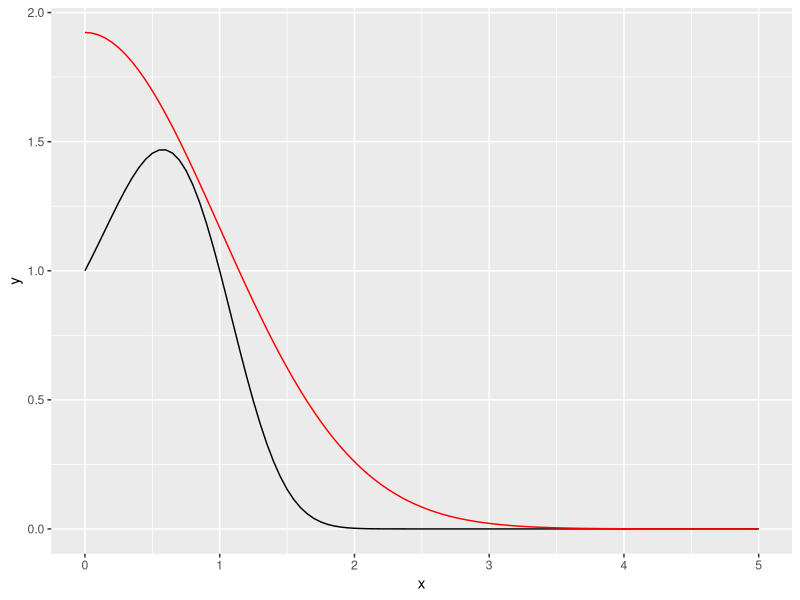
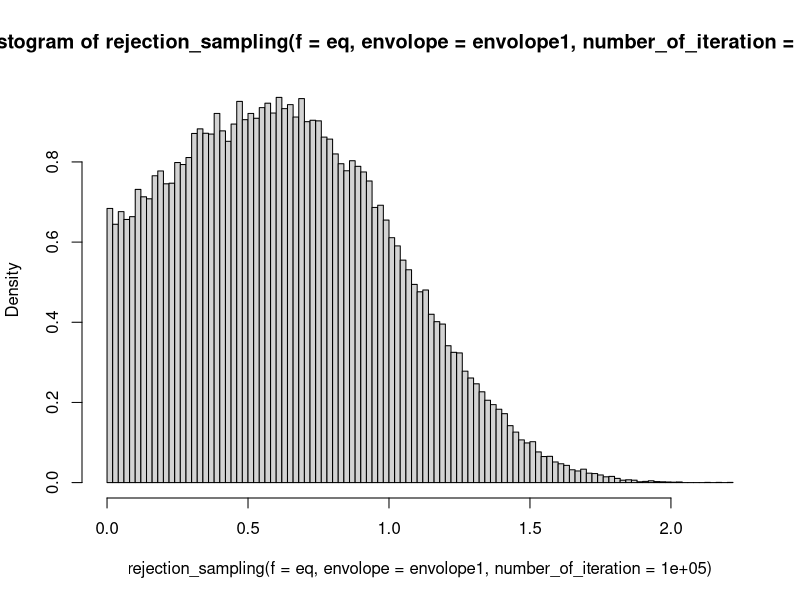
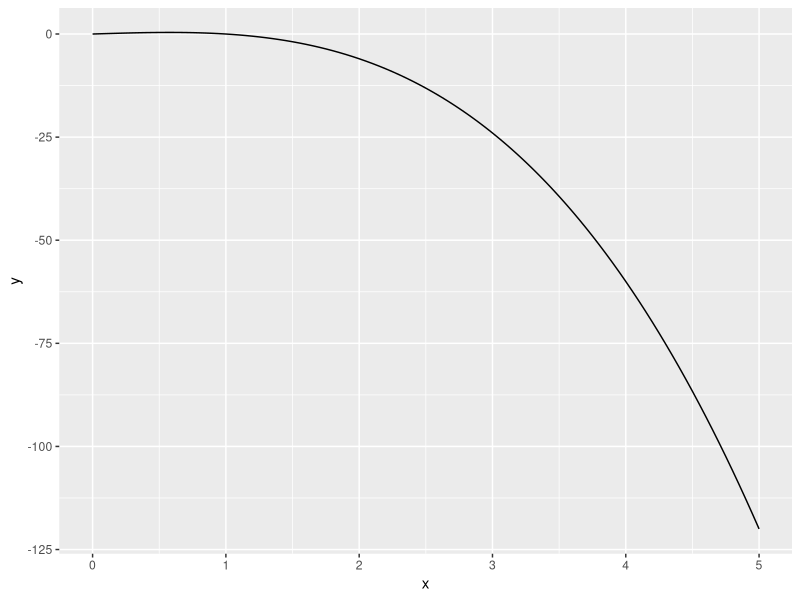

Reproduce these figures in R, in order. (Note: this script raises an error after producing the figures.)
## ---- chunk 1
library("ggplot2")
eq <- function(x){ exp(- x^3 + x) }
envolope1 <- function(x){ exp(- x^2 / 2) / 0.52 }
d <- seq(from  = 0, to = 5, 0.00001)

ggplot(data.frame( x =  d) , aes(x = x) ) + stat_function(fun = eq, geom = "line") + xlab("x") + ylab("y") + stat_function(fun = envolope1, geom="line", colour = 'red' )

## ---- chunk 2
rejection_sampling <- function(f, 
                               envolope,
                               number_of_iteration = 50){
        samples <- 0
        
        i <- 1
        while( i < number_of_iteration){
                y <- rnorm(1)
                u <- runif(1)
                if (u <= (f(y) / envolope(y)) & y >= 0) {
                     samples[i] <- y
                     i <- i + 1
                }

        }
        
        samples
}

hist(rejection_sampling(f = eq,  envolope = envolope1 , number_of_iteration =  100000), breaks = 100, freq = F)

## ---- chunk 3
flog <- function(x){log(exp(- x^3 + x))}
ggplot(data.frame( x =  seq(from  = 0, to = 5, 0.00001)) , aes(x = x) ) + stat_function(fun = flog, geom = "line") + xlab("x") + ylab("y")
## ---- chunk 4

flog <- function(x){-(x^3) + x}
env1 <- function(x){
                   logf(x_values[1]) + (x - x_values[1]) * logfprime(x_values[1])
            }
env2 <- function(x){
                   logf(x_values[2]) + (x - x_values[2]) * logfprime(x_values[2])
            }
env3 <- function(x){
                   logf(x_values[3]) + (x - x_values[3]) * logfprime(x_values[3])
}

env4 <- function(x){
                   logf(x_values[4]) + (x - x_values[4]) * logfprime(x_values[4])
}

env5 <- function(x){
                   logf(x_values[5]) + (x - x_values[5]) * logfprime(x_values[5])
}
env6 <- function(x){
                   logf(x_values[6]) + (x - x_values[6]) * logfprime(x_values[6])
            }

ggplot(data.frame( x = 0), mapping = aes(x = x)) + stat_function(fun = flog, geom = "line")  + xlab("x") + ylab("y") + stat_function(fun = env1, geom = "line", colour = 'blue' , xlim = c(0,z[1])) + stat_function(fun = env2, geom = "line", colour = 'blue', xlim = c(z[1],z[2]) ) + stat_function(fun = env3, geom = "line", colour = 'blue' , xlim = c(z[2], z[3])) + stat_function(fun = env4, geom = "line", colour = 'blue', xlim = c(z[3], z[4]) ) + stat_function(fun = env5, geom = "line", colour = 'blue', xlim = c(z[4], z[5]) ) + stat_function(fun = env6, geom = "line", colour = 'blue', xlim = c(z[5], 5) )  + ylim(0,1) + xlim(0,1)
## ---- chunk 5

# The envelope we get
f <- function(x){exp(- x^3 + x)}

env1exp <- function(x){
                   exp(logf(x_values[1]) + (x - x_values[1]) * logfprime(x_values[1]))
            }
env2exp <- function(x){
                   exp(logf(x_values[2]) + (x - x_values[2]) * logfprime(x_values[2]))
            }
env3exp <- function(x){
                   exp(logf(x_values[3]) + (x - x_values[3]) * logfprime(x_values[3]))
}

env4exp <- function(x){
                   exp(logf(x_values[4]) + (x - x_values[4]) * logfprime(x_values[4]))
}

env5exp <- function(x){
                   exp(logf(x_values[5]) + (x - x_values[5]) * logfprime(x_values[5]))
}
env6exp <- function(x){
                   exp(logf(x_values[6]) + (x - x_values[6]) * logfprime(x_values[6]))
            }
ggplot(data.frame( x =  seq(from  = 0, to = 5, 0.001)) , aes(x = x) ) + stat_function(fun = f, geom = "line") + xlab("x") + ylab("y") + stat_function(fun = env1exp, geom = "line", colour = 'blue' , xlim = c(0,z[1])) + stat_function(fun = env2exp, geom = "line", colour = 'blue', xlim = c(z[1],z[2]) ) + stat_function(fun = env3exp, geom = "line", colour = 'blue' , xlim = c(z[2], z[3])) + stat_function(fun = env4exp, geom = "line", colour = 'blue', xlim = c(z[3], z[4]) ) + stat_function(fun = env5exp, geom = "line", colour = 'blue', xlim = c(z[4], z[5]) ) + stat_function(fun = env6exp, geom = "line", colour = 'blue', xlim = c(z[5], 5) ) 
## ---- chunk 6
# New try

adaptive_rejection_sampling2 <- function( f,
                                         logf, 
                                         logfprime,
                                         x_values,
                                         number_of_iterations = 10000){
            # Z_i points. 
            z <- 0
            k <- length(x_values)
            for (i in 1:(k-1) ){
                z[i] <- (logf(x_values[i+1]) - logf(x_values[i]) - x_values[i+1] * logfprime(x_values[i+1])
                           + x_values[i] * logfprime(x_values[i]) ) / (logfprime(x_values[i]) - 
                                                                        logfprime(x_values[i+1]))
            }
            
            # Envelope
            env <- function(x, i){
                   logf(x_values[i]) + (x - x_values[i]) * logfprime(x_values[i])
            }
            
            exp_env <- function(x, i){
                  exp(logf(x_values[i]) + (x - x_values[i]) * logfprime(x_values[i]))
            }
            
            # Squeeze function
            squeeze_func <- function(x, i){
                  ((x_values[i] - x) * logf(x_values[i]) + (x - x_values[i]) * logf(x_values[i + 1])) / 
                  (x_values[i + 1] - x_values[i]) 
              }
            
            Integrals <- numeric(k-1)
            Integrals[1] <- integrate(function(x) exp(logf(x_values[1]) + (x - x_values[1]) * logfprime(x_values[1])),
                                      lower = 0, upper = z[1])$value
            for (i in 2:(k-1) ){
                Integrals[i] <- integrate(function(x) exp(logf(x_values[i]) + (x - x_values[i])*logfprime(x_values[i])), 
                          lower = z[i-1], upper = z[i])$value
            }
            
            samples <- 0
            Integrals <- Integrals/sum(Integrals)
            j <- 1
            while (length(samples) < number_of_iterations){
                u <- runif(1)
                u2 <- runif(1)
                
                i <- 1
                Area <- 0
                while (u - Area > 0){
                    i <- i + 1
                    Area <- sum(Integrals[1:i])
                    
                }
                
                i <- ifelse(i == 1, 1, i - 1)
              
                if (i == 1){
                    a <- logf(x_values[i])
                    b <- logfprime(x_values[i])
                    y <- x_values[i]
                    c <- (1/b) * exp(a - y*b)
                    x <- (log((u + c) * b) + y * b - a)/b
              
                } else {
                    Area <- sum(Integrals[1:i])
                    a <- logf(x_values[i])
                    b <- logfprime(x_values[i])
                    y <- x_values[i]
                    
                    y2 <- z[i]
                    c <- (1/b) * exp(y2*b + a - y * b)
                    c <- c - Area
                    root <- (log((u + c) * b) + y * b - a)/b
                    x <- root
                }
               
                
                if (u2 <= (f(x) / exp_env(x,i)) ) {
                      samples[j] <- x
                      j <- j + 1
                }
                

              }
            
            samples
            
}

x_values <- seq(0, 2.5 , length.out = 25)
ff <- function(x){exp(- x^3 + x)}
flog <- function(x){- x^3 + x}
fprime <- function(x){-3*x^2 + 1}
r <- adaptive_rejection_sampling2(ff, flog, fprime , x_values, number_of_iterations = 100000)
hist(r)
## ---- chunk 7
adaptive_rejection_sampling <- function( f,
                                         logf, 
                                         logfprime,
                                         x_values, 
                                         number_of_samples = 10000){
  
            # Z_i points. 
            z <- 0
            k <- length(x_values)
            for (i in 1:(k-1) ){
                z[i] <- (logf(x_values[i+1]) - logf(x_values[i]) - x_values[i+1] * logfprime(x_values[i+1])
                           + x_values[i] * logfprime(x_values[i]) ) / (logfprime(x_values[i]) - 
                                                                        logfprime(x_values[i+1]))
            }
            
            # piecewise Envelope
            env <- function(x, i){
                   logf(x_values[i]) + (x - x_values[i]) * logfprime(x_values[i])
            }
            
            # Exponential piecewise envelope
            exp_env <- function(x, i){
                  exp(logf(x_values[i]) + (x - x_values[i]) * logfprime(x_values[i]))
            }
            
            Integrals <- numeric(k-1)
            Integrals[1] <- integrate(function(x) exp(logf(x_values[1]) + (x - x_values[1]) * logfprime(x_values[1])),
                                      lower = 0, upper = z[1])$value
            for (i in 2:(k-1) ){
                Integrals[i] <- integrate(function(x) exp(logf(x_values[i]) + (x - x_values[i])*logfprime(x_values[i])), 
                          lower = z[i-1], upper = z[i])$value
            }
            
            samples <- 0
            # Integrals <- Integrals/sum(Integrals)
            j <- 1
            while (length(samples) < number_of_samples){
                u <- runif(1, min = 0, sum(Integrals))
                u2 <- runif(1)
                
                i <- 1
                Area <- 0
                while ( (u - Area) >= 0){
                    i <- i + 1
                    Area <- sum(Integrals[1:i])
                    
                }
                
                y <- x_values[i]
                a <- logf(y)
                b <- logfprime(y)
                
                if (i == 1){
                    Area <- 0
                    y2 <- -Inf
                } else {
                    Area <- sum(Integrals[1:(i - 1)])
                    y2 <- z[i-1]
                }

                c <- exp_env(y2, i)
                x <- (log((u - Area) * b + c) + y * b - a) / b
                
                if (u2 <= (f(x) / exp_env(x,i))) {
                    samples[j] <- x
                    j <- j + 1

              }
                
              }

              samples

          }
            
x_values <- seq(0.01, 2.5 , length.out = 25)
ff <- function(x){exp(- x^3 + x)}
flog <- function(x){- x^3 + x}
fprime <- function(x){-3*x^2 + 1}
samples <- adaptive_rejection_sampling(ff, flog, fprime , x_values, number_of_samples = 10000)
hist(samples)
## ---- chunk 8
adaptive_rejection_sampling_squeeze <- function(f,
                                                logf, 
                                                logfprime,
                                                x_values, 
                                                number_of_samples = 10000){
            # Z_i points. 
            z <- 0
            k <- length(x_values)
            for (i in 1:(k-1) ){
                z[i] <- (logf(x_values[i+1]) - logf(x_values[i]) - x_values[i+1] * logfprime(x_values[i+1])
                           + x_values[i] * logfprime(x_values[i]) ) / (logfprime(x_values[i]) - 
                                                                        logfprime(x_values[i+1]))
            }
            
            # piecewise Envelope
            env <- function(x, i){
                   logf(x_values[i]) + (x - x_values[i]) * logfprime(x_values[i])
            }
            
            # Exponential piecewise envelope
            exp_env <- function(x, i){
                  exp(logf(x_values[i]) + (x - x_values[i]) * logfprime(x_values[i]))
            }
            
            # Squeeze function
            squeeze_func <- function(x, i){
            ((x_values[i] - x) * logf(x_values[i]) + (x - x_values[i]) * logf(x_values[i + 1])) / 
            (x_values[i + 1] - x_values[i]) 
            }
            
   
            Integrals <- numeric(k-1)
            Integrals[1] <- integrate(function(x) exp(logf(x_values[1]) + (x - x_values[1]) * logfprime(x_values[1])),
                                      lower = 0, upper = z[1])$value
            for (i in 2:(k-1) ){
                Integrals[i] <- integrate(function(x) exp(logf(x_values[i]) + (x - x_values[i])*logfprime(x_values[i])), 
                          lower = z[i-1], upper = z[i])$value
            }
            
            samples <- 0
            # Integrals <- Integrals/sum(Integrals)
            j <- 1
            while (length(samples) < number_of_samples){
                u <- runif(1, min = 0, sum(Integrals))
                u2 <- runif(1)
                
                i <- 1
                Area <- 0
                while ( (u - Area) >= 0){
                    i <- i + 1
                    Area <- sum(Integrals[1:i])
                    
                }
                
                
                y <- x_values[i]
                a <- logf(y)
                b <- logfprime(y)
                
                if (i == 1){
                    Area <- 0
                    y2 <- -Inf
                } else {
                    Area <- sum(Integrals[1:(i - 1)])
                    y2 <- z[i - 1]
                }

                c <- exp_env(y2, i)
                x <- (log((u - Area) * b + c) + y * b - a) / b
                

                if (u2 <= squeeze_func(x,i) / exp_env(x, i)){
                      samples[j] <- x
                      j <- j + 1
                } else if (u2 <= (f(x) / exp_env(x, i))) {
                    samples[j] <- x
                    j <- j + 1

              }
                
              }

              samples
}
x_values <- seq(0.01, 2.5 , length.out = 25)
ff <- function(x){exp(- x^3 + x)}
flog <- function(x){- x^3 + x}
fprime <- function(x){-3*x^2 + 1}
samples <- adaptive_rejection_sampling_squeeze(ff, flog, fprime , x_values, number_of_samples = 100000)
hist(samples, breaks = 200)

## ---- chunk 9
library(microbenchmark)
test <- microbenchmark(adaptive_rejection_sampling_squeeze(ff, flog, fprime , x_values, number_of_samples = 10000),
               adaptive_rejection_sampling(ff, flog, fprime , x_values, number_of_samples = 10000),
               rejection_sampling(ff, envolope = envolope1 , number_of_iteration =  10000))
## ---- chunk 10

# test with other distributions

target_f1 <- function(x){ exp(-x^2) }
target_f1_log <- function(x){-x^2 }
target_f1_logdif <-function(x){-2*x} 
ini <- seq(0,5, length.out = 25)
samples <- adaptive_rejection_sampling(target_f1, target_f1_log, target_f1_logdif, ini, number_of_samples = 100000 )
hist(samples, breaks = 100)

# another test
target_f2 <- function(x){ exp(-(x/2)^4 + 10) }
target_f2_log <- function(x){-(x/2)^4 + 10}
target_f2_logdif <-function(x){-4*(x/2)^3} 
ini <- seq(0,5, length.out = 25)
samples <- adaptive_rejection_sampling(target_f2, target_f2_log, target_f2_logdif, ini, number_of_samples = 100000 )
hist(samples, breaks = 25)
## ---- chunk 11
# Equation (6.8) in the book. Returns a vector of z_i points
z_points <- function(x ,k, logf, logfprime){
            z <- 0
            for (i in 1:(k-1) ){
                a <- logf(x[i + 1]) - logf(x[i]) 
                b <-  x[i + 1] * logfprime(x[i + 1]) - x[i] * logfprime(x[i])
                c <- logfprime(x[i]) - logfprime(x[i + 1]) 
                z[i] <- (a - b)/c
            }
            return(z)
}

# Returns a sum of the pieacewise areas
# up the the area containing x
evaluate_area <- function(u, integral_area, z){
                i <- 1
                Area <- 0
                while ( (u - Area) >= 0){
                    i <- i + 1
                    Area <- sum(integral_area[1:i])
                }
                if (i == 1){
                    Area <- 0
                    tmp <- -Inf
                } else {
                    Area <- sum(integral_area[1:(i - 1)])
                    tmp <- z[i-1]
                }
                out <- list(i = i, h = tmp, Area = Area)
}


adaptive_rejection_sampling_p <- function(f,
                                          logf, 
                                          logfprime,
                                          y, 
                                          number_of_samples = 10000){
            samples <- 0
            j <- 1
            z <- 0
            k <- length(y)
            # Z_i points. 
            z <- z_points(y, k , logf , logfprime)
      
            # Exponential piecewise envelope
            exp_env <- function(x, i){
                  exp(logf(y[i]) + (x - y[i]) * logfprime(y[i]))
            }
            
            # Making a list of Areas
            integral_areas <- function( list_of_integrals ,k){
                    list_of_integrals[1] <- integrate(exp_env, i = 1, 
                                              lower = 0, 
                                              upper = z[1])$value
                    for (i in 2:(k-1) ){
                        list_of_integrals[i] <- integrate(exp_env, i = i,
                                                  lower = z[i-1], 
                                                  upper = z[i])$value
                    }
                    return(list_of_integrals)
            }
            
            Integrals <- integral_areas( numeric(k-1) , k)
            
            while (length(samples) < number_of_samples){
                # Picking from uniform distribution
                u <- runif(1, min = 0, sum(Integrals))
                u2 <- runif(1)
                
                # Summing all the areas up to the
                # interval [z[i-1], z[i]] which x is contained in
                tmp <- evaluate_area(u, Integrals, z)
                h <-  tmp$h
                i <- tmp$i
                Area <- tmp$Area
                
                # Getting x = F(U)^{-1}
                a <- logf(y[i])
                b <- logfprime(y[i])
                c <- exp_env(h, i)
                x <- (log((u - Area) * b + c) + y[i] * b - a) / b
                
                if (u2 <= (f(x) / exp_env(x,i))) {
                    samples[j] <- x
                    j <- j + 1

                  }
                
              }
              return(samples)
}
x_values <- seq(0.01, 2.5 , length.out = 20)
ff <- function(x){exp(- x^3 + x)}
flog <- function(x){- x^3 + x}
fprime <- function(x){-3*x^2 + 1}
samples <- adaptive_rejection_sampling_p(ff, flog, fprime , x_values, number_of_samples = 10000)
hist(samples, breaks = 40, prob = T)
